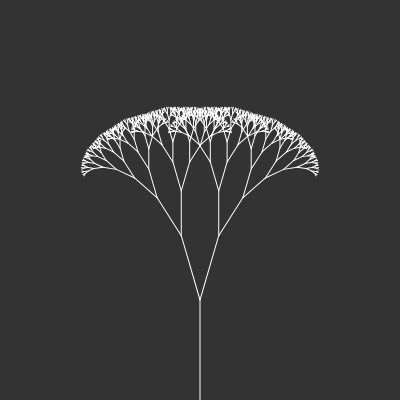
Frame 1 (no input)
Frame 60 (no input): identical to frame 1, image omitted
Frame 120 (the mouse pressed at the canvas centre since frame 60): identical to frame 1, image omitted

The p5.js sketch that drew this single still picture (run headless with seeded random() and noise() and a simulated clock; from frame 60 on, the mouse is pressed at the canvas centre):

// p5.js sketch
// ── sketch.js
var slider;

function setup() 

{
   
createCanvas(400,400);
	 
slider=createSlider(6,PI*3,PI/6);

}

function draw()

{
    
background(51);
    
stroke(300);
	  
a=slider.value();
	  
translate(200,height);
    
branch(100);

}

function branch(len)

{
	
line(0,0,0,-len);
	
translate(0,-len);

	
if(len>4)
	
{
push();
	 
rotate(a);
	 
branch(len*0.67);
		
pop();
		
push();
	 
rotate(-a);
	 
branch(len*0.67);
		
pop();
	
}

}

	
